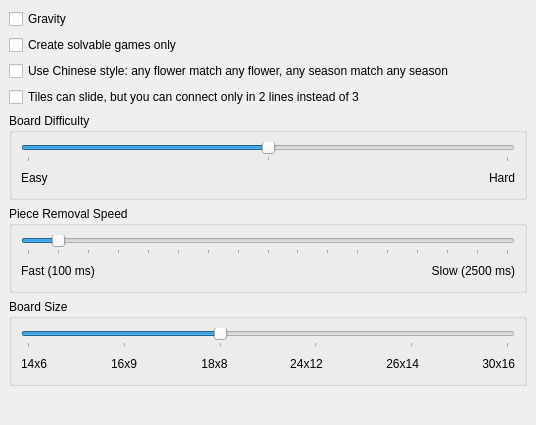
<?xml version="1.0" encoding="UTF-8"?>
<ui version="4.0">
 <class>Settings</class>
 <widget class="QWidget" name="Settings">
  <property name="geometry">
   <rect>
    <x>0</x>
    <y>0</y>
    <width>536</width>
    <height>425</height>
   </rect>
  </property>
  <layout class="QVBoxLayout">
   <property name="spacing">
    <number>6</number>
   </property>
   <property name="margin">
    <number>9</number>
   </property>
   <item>
    <widget class="QCheckBox" name="kcfg_Gravity">
     <property name="whatsThis">
      <string>&lt;b&gt;Gravity&lt;/b&gt;&lt;p&gt;Checking this makes the game even harder: If a tile is removed, all tiles lying above it will fall down one step.&lt;/p&gt;</string>
     </property>
     <property name="text">
      <string>Gravity</string>
     </property>
    </widget>
   </item>
   <item>
    <widget class="QCheckBox" name="kcfg_Solvable">
     <property name="whatsThis">
      <string>&lt;b&gt;Create solvable games only&lt;/b&gt;&lt;p&gt;If checked, you will only be presented with games that are possible to solve.&lt;/p&gt;&lt;p&gt;Note: Even in solvable games you can fail to complete if you remove the tiles in the wrong order.&lt;/p&gt;</string>
     </property>
     <property name="text">
      <string>Create solvable games only</string>
     </property>
    </widget>
   </item>
   <item>
    <widget class="QCheckBox" name="kcfg_ChineseStyle">
     <property name="whatsThis">
      <string>&lt;b&gt;Use Chinese style: any flower match any flower, any season match any season&lt;/b&gt;&lt;p&gt;Use the traditional rules for matching the tiles. Previous version of the game used to allow only exact tiles matches, which is inconsistent with Mah-jongg rules. It is recommended to keep this option checked.&lt;/p&gt;</string>
     </property>
     <property name="text">
      <string>Use Chinese style: any flower match any flower, any season match any season</string>
     </property>
    </widget>
   </item>
   <item>
    <widget class="QCheckBox" name="kcfg_TilesCanSlide">
     <property name="whatsThis">
      <string>&lt;b&gt;Tiles can slide, but you can connect only in 2 lines instead of 3&lt;/b&gt;&lt;p&gt;This option changes the rules to the point where it almost becomes a completely different game. When it is active, you can only remove the tiles if they can be connected by a line consisting of only two segments instead of the customary three. However, you are allowed to slide the tiles on the board, if the row or column where they are placed has some empty space. To make a sliding move, you have to click on the tile containing the column or row that can slide, and then on the matching tile. If there are two possible sliding moves, you will have to click on one of the two connecting lines to choose your preferred move.&lt;/p&gt;</string>
     </property>
     <property name="text">
      <string>Tiles can slide, but you can connect only in 2 lines instead of 3</string>
     </property>
    </widget>
   </item>
   <item>
    <widget class="QGroupBox" name="difficulty_groupBox">
     <property name="whatsThis">
      <string>&lt;b&gt;Board Difficulty&lt;/b&gt;&lt;p&gt;The slider controls the difficulty of the board from Easy to Hard.&lt;/p&gt;</string>
     </property>
     <property name="title">
      <string>Board Difficulty</string>
     </property>
     <layout class="QVBoxLayout" name="verticalLayout">
      <item>
       <widget class="QSlider" name="kcfg_Level">
        <property name="maximum">
         <number>2</number>
        </property>
        <property name="pageStep">
         <number>1</number>
        </property>
        <property name="value">
         <number>1</number>
        </property>
        <property name="orientation">
         <enum>Qt::Horizontal</enum>
        </property>
        <property name="tickPosition">
         <enum>QSlider::TicksBelow</enum>
        </property>
       </widget>
      </item>
      <item>
       <layout class="QHBoxLayout" name="horizontalLayout">
        <item>
         <widget class="QLabel" name="textLabel1">
          <property name="text">
           <string>Easy</string>
          </property>
         </widget>
        </item>
        <item>
         <spacer name="horizontalSpacer">
          <property name="orientation">
           <enum>Qt::Horizontal</enum>
          </property>
          <property name="sizeHint" stdset="0">
           <size>
            <width>40</width>
            <height>20</height>
           </size>
          </property>
         </spacer>
        </item>
        <item>
         <widget class="QLabel" name="textLabel3">
          <property name="text">
           <string>Hard</string>
          </property>
          <property name="alignment">
           <set>Qt::AlignRight|Qt::AlignTrailing|Qt::AlignVCenter</set>
          </property>
         </widget>
        </item>
       </layout>
      </item>
     </layout>
    </widget>
   </item>
   <item>
    <widget class="QGroupBox" name="speed_groupBox">
     <property name="whatsThis">
      <string>&lt;b&gt;Piece Removal Speed&lt;/b&gt;&lt;p&gt;Adjusting this slider alters the speed at which the pieces are removed from the screen after a match has been made.&lt;/p&gt;</string>
     </property>
     <property name="title">
      <string>Piece Removal Speed</string>
     </property>
     <layout class="QVBoxLayout" name="verticalLayout_2">
      <item>
       <widget class="QSlider" name="kcfg_Speed">
        <property name="minimum">
         <number>100</number>
        </property>
        <property name="maximum">
         <number>2500</number>
        </property>
        <property name="singleStep">
         <number>10</number>
        </property>
        <property name="pageStep">
         <number>150</number>
        </property>
        <property name="value">
         <number>250</number>
        </property>
        <property name="orientation">
         <enum>Qt::Horizontal</enum>
        </property>
        <property name="tickPosition">
         <enum>QSlider::TicksBelow</enum>
        </property>
       </widget>
      </item>
      <item>
       <layout class="QHBoxLayout" name="horizontalLayout_2">
        <item>
         <widget class="QLabel" name="textLabel4">
          <property name="text">
           <string>Fast (100 ms)</string>
          </property>
         </widget>
        </item>
        <item>
         <spacer name="horizontalSpacer_2">
          <property name="orientation">
           <enum>Qt::Horizontal</enum>
          </property>
          <property name="sizeHint" stdset="0">
           <size>
            <width>40</width>
            <height>20</height>
           </size>
          </property>
         </spacer>
        </item>
        <item>
         <widget class="QLabel" name="textLabel6">
          <property name="text">
           <string>Slow (2500 ms)</string>
          </property>
          <property name="alignment">
           <set>Qt::AlignRight|Qt::AlignTrailing|Qt::AlignVCenter</set>
          </property>
         </widget>
        </item>
       </layout>
      </item>
     </layout>
    </widget>
   </item>
   <item>
    <widget class="QGroupBox" name="size_groupBox">
     <property name="whatsThis">
      <string>&lt;b&gt;Board Size&lt;/b&gt;&lt;p&gt;This slider allows you to change the number of tiles on the board. The more tiles you have, the harder (and longer) the game will be.&lt;/p&gt;</string>
     </property>
     <property name="title">
      <string>Board Size</string>
     </property>
     <layout class="QVBoxLayout" name="verticalLayout_3">
      <item>
       <widget class="QSlider" name="kcfg_Size">
        <property name="minimum">
         <number>0</number>
        </property>
        <property name="maximum">
         <number>5</number>
        </property>
        <property name="pageStep">
         <number>1</number>
        </property>
        <property name="value">
         <number>2</number>
        </property>
        <property name="orientation">
         <enum>Qt::Horizontal</enum>
        </property>
        <property name="tickPosition">
         <enum>QSlider::TicksBelow</enum>
        </property>
       </widget>
      </item>
      <item>
       <layout class="QHBoxLayout" name="horizontalLayout_3">
        <item>
         <widget class="QLabel" name="textLabel8">
          <property name="text">
           <string>14x6</string>
          </property>
         </widget>
        </item>
        <item>
         <spacer name="horizontalSpacer_3">
          <property name="orientation">
           <enum>Qt::Horizontal</enum>
          </property>
          <property name="sizeHint" stdset="0">
           <size>
            <width>40</width>
            <height>20</height>
           </size>
          </property>
         </spacer>
        </item>
        <item>
         <widget class="QLabel" name="textLabel9">
          <property name="text">
           <string>16x9</string>
          </property>
          <property name="alignment">
           <set>Qt::AlignLeading|Qt::AlignLeft|Qt::AlignVCenter</set>
          </property>
         </widget>
        </item>
        <item>
         <spacer name="horizontalSpacer_4">
          <property name="orientation">
           <enum>Qt::Horizontal</enum>
          </property>
          <property name="sizeHint" stdset="0">
           <size>
            <width>40</width>
            <height>20</height>
           </size>
          </property>
         </spacer>
        </item>
        <item>
         <widget class="QLabel" name="textLabel7">
          <property name="text">
           <string>18x8</string>
          </property>
          <property name="alignment">
           <set>Qt::AlignCenter</set>
          </property>
         </widget>
        </item>
        <item>
         <spacer name="horizontalSpacer_5">
          <property name="orientation">
           <enum>Qt::Horizontal</enum>
          </property>
          <property name="sizeHint" stdset="0">
           <size>
            <width>40</width>
            <height>20</height>
           </size>
          </property>
         </spacer>
        </item>
        <item>
         <widget class="QLabel" name="textLabel10">
          <property name="text">
           <string>24x12</string>
          </property>
          <property name="alignment">
           <set>Qt::AlignCenter</set>
          </property>
         </widget>
        </item>
        <item>
         <spacer name="horizontalSpacer_6">
          <property name="orientation">
           <enum>Qt::Horizontal</enum>
          </property>
          <property name="sizeHint" stdset="0">
           <size>
            <width>40</width>
            <height>20</height>
           </size>
          </property>
         </spacer>
        </item>
        <item>
         <widget class="QLabel" name="textLabel11">
          <property name="text">
           <string>26x14</string>
          </property>
          <property name="alignment">
           <set>Qt::AlignRight|Qt::AlignTrailing|Qt::AlignVCenter</set>
          </property>
         </widget>
        </item>
        <item>
         <spacer name="horizontalSpacer_7">
          <property name="orientation">
           <enum>Qt::Horizontal</enum>
          </property>
          <property name="sizeHint" stdset="0">
           <size>
            <width>40</width>
            <height>20</height>
           </size>
          </property>
         </spacer>
        </item>
        <item>
         <widget class="QLabel" name="textLabel12">
          <property name="text">
           <string>30x16</string>
          </property>
          <property name="alignment">
           <set>Qt::AlignRight|Qt::AlignTrailing|Qt::AlignVCenter</set>
          </property>
         </widget>
        </item>
       </layout>
      </item>
     </layout>
    </widget>
   </item>
   <item>
    <spacer>
     <property name="orientation">
      <enum>Qt::Vertical</enum>
     </property>
     <property name="sizeType">
      <enum>QSizePolicy::Expanding</enum>
     </property>
     <property name="sizeHint" stdset="0">
      <size>
       <width>507</width>
       <height>31</height>
      </size>
     </property>
    </spacer>
   </item>
  </layout>
 </widget>
 <resources/>
 <connections/>
</ui>
